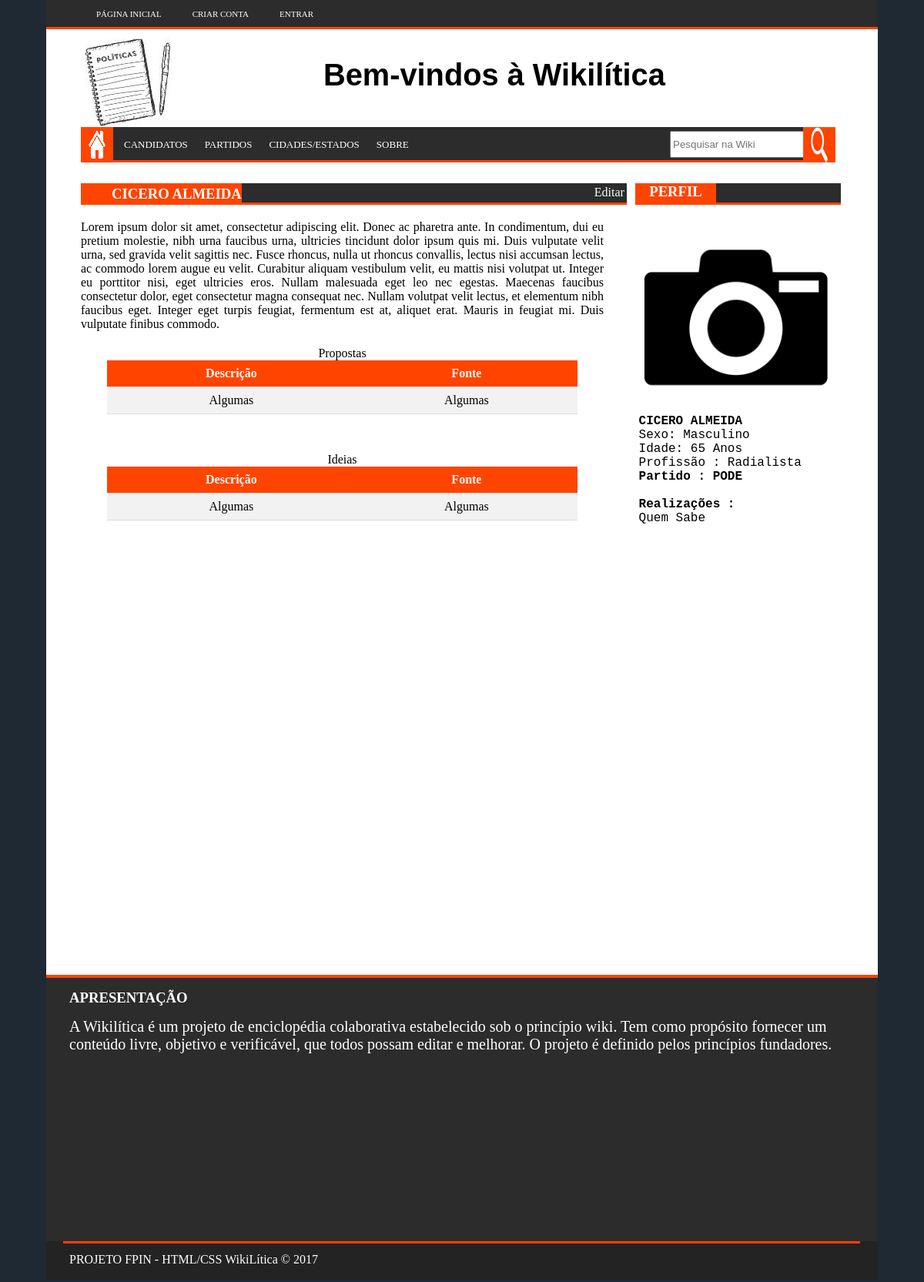
The app's page /candidato.php?cand_id=7, older data.
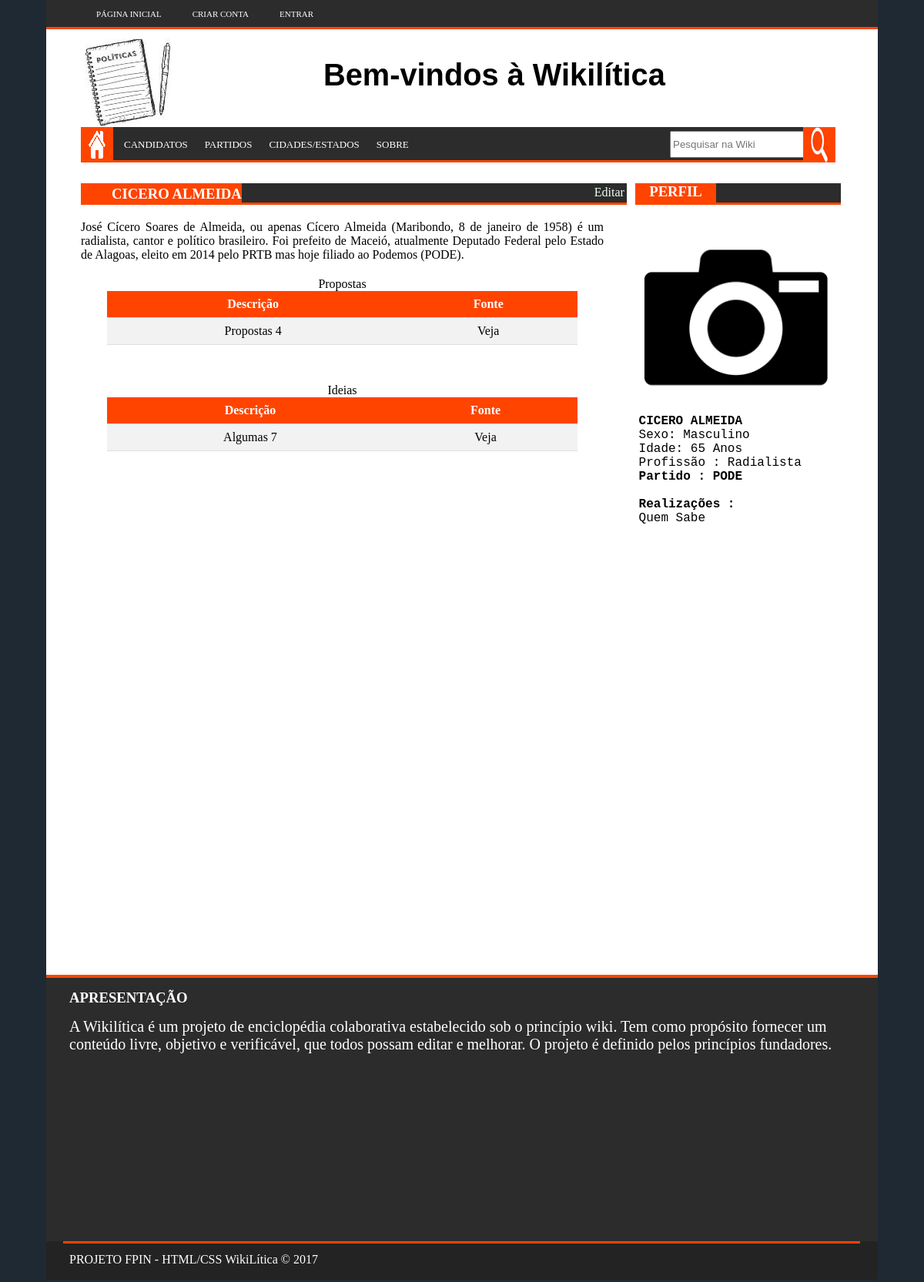
The same page, newer data.
### tables this page shows
CREATE TABLE `candidato` (
  `cand_id` int(11) NOT NULL,
  `cand_name` varchar(100) NOT NULL,
  `cand_sex` int(11) DEFAULT NULL,
  `cand_age` varchar(20) NOT NULL,
  `cand_job` varchar(100) DEFAULT NULL,
  `cand_part` varchar(100) DEFAULT NULL,
  `cand_work` text,
  `cand_hist` text NOT NULL,
  `cand_prop` varchar(200) NOT NULL,
  `cand_idea` varchar(200) DEFAULT NULL,
  `cand_source` varchar(300) NOT NULL,
  `cand_city` varchar(60) NOT NULL,
  `cand_pict` longblob NOT NULL
);

### candidato.php (the view, shortened to what the changed rows need)
<?php
	include ('conf.php');
	$cand_id = $_GET['cand_id'];
	$select = "SELECT * FROM candidato WHERE cand_id = $cand_id";
	$sql = mysqli_query($connection, $select);
	while($line = mysqli_fetch_array($sql)){
		$cand_id = $line['cand_id'];
		$cand_name = $line['cand_name'];
		$cand_sex = $line['cand_sex'];
		$cand_age = $line['cand_age'];
		$cand_job = $line['cand_job'];
		$cand_part = $line['cand_part'];
		$cand_work = $line['cand_work'];
		$cand_hist = $line['cand_hist'];
	};
?>
<html>
	<head>
		<link rel="stylesheet" type="text/css" href="css/style.css">
		<link rel="stylesheet" type="text/css" href="css/styleCandidato_ok.css">
	</head>
	<body>
		<section id="tudo">
			<section id="geral">
				<header>
					<div id="ad">
						<h1 id="titulo">Bem-vindos à Wikilítica</h1>
					</div>
				</header>
				<section id="meio">
					<section id="esquerda">
						<nav id="barra2">
							 <h3 class="recent" > <?php echo $cand_name ?></h3>
						</nav>
						<article id="artigo1">
								<div class="textocand"> <p> <?php echo $cand_hist ?> </p>
								</div>
								<div class="tabela">
								<table class="tabela" id="tabela_candidato">
									<caption>Propostas</caption>
									<tr>
										<th> Descrição </th>
										<th> Fonte </th>
									</tr>
									<?php
										$select2 = "SELECT cand_prop, cand_source, cand_idea FROM candidato WHERE cand_id = $cand_id";
										$sql2 = mysqli_query($connection, $select2);
										$count = 0;
										while($line2 = mysqli_fetch_array($sql2)){
											$cand_prop = $line2['cand_prop'];
											$cand_source = $line2['cand_source'];
										$propostas = explode(",", $cand_prop);
										$fontes = explode(",", $cand_source);
										if(isset($propostas)){
										echo "<tr>
												<td> $propostas[$count] </td>
												<td> $fontes[$count] </td>
											  </tr>";
										$count++;
											}
										}
									?>
								</table>
								<table class="tabela" id="tabela_candidato">
									<caption>Ideias</caption>
									<tr>
										<th> Descrição </th>
										<th> Fonte </th>
									</tr>
									<?php
										$select2 = "SELECT cand_prop, cand_source, cand_idea FROM candidato WHERE cand_id = $cand_id";
											$sql2 = mysqli_query($connection, $select2);
											$count = 0;
											while($line2 = mysqli_fetch_array($sql2)){
												$cand_source = $line2['cand_source'];
												$cand_idea = $line2['cand_idea'];
											$fontes = explode(",", $cand_source);
											$ideias = explode(",", $cand_idea);
											if(isset($ideias)){
											echo "<tr>
													<td> $ideias[$count] </td>
													<td> $fontes[$count] </td>
												  </tr>";
												$count++;
												}
											}
									?>
								</table>
								</div>
						</article>
					</section>
					<section id="direita">
						<div id="face">
							<pre class="info"> <b><?php echo $cand_name ?></b><br /> <?php if($cand_sex == 1)echo 'Sexo: Masculino';else 'Sexo: Feminino'; ?> <br /> Idade: <?php echo $cand_age ?> <br /> Profissão : <?php echo $cand_job ?> <b><br /> Partido : <?php echo $cand_part ?></b><br/><b><br /> Realizações :</b><br/> <?php echo $cand_work ?> </pre>
					    </div>
					</section>
				</section>
			</section>
		</section>
	</body>
</html>

Row changes from the older to the newer data that the page shows:
changed candidato "CICERO ALMEIDA": cand_hist "Lorem ipsum dolor sit amet, consectetur adipiscing elit. Donec ac pharetra ante. In condimentum, dui eu pretium molestie, nibh urna faucibus urna, ultricies tincidunt dolor ipsum quis mi. Duis vulputate velit urna, sed gravida velit sagittis nec. Fusce rhoncus, nulla ut rhoncus convallis, lectus nisi accumsan lectus, ac commodo lorem augue eu velit. Curabitur aliquam vestibulum velit, eu mattis nisi volutpat ut. Integer eu porttitor nisi, eget ultricies eros. Nullam malesuada eget leo nec egestas. Maecenas faucibus consectetur dolor, eget consectetur magna consequat nec. Nullam volutpat velit lectus, et elementum nibh faucibus eget. Integer eget turpis feugiat, fermentum est at, aliquet…" → "José Cícero Soares de Almeida, ou apenas Cícero Almeida (Maribondo, 8 de janeiro de 1958) é um radialista, cantor e político brasileiro. Foi prefeito de Maceió, atualmente Deputado Federal pelo Estado de Alagoas, eleito em 2014 pelo PRTB mas hoje filiado ao Podemos (PODE)."; cand_prop "Algumas" → "Propostas 4"; cand_source "Algumas" → "Veja"; cand_idea "Algumas" → "Algumas 7"
